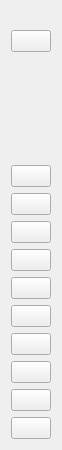
<?xml version="1.0" encoding="UTF-8"?>
<ui version="4.0">
 <class>ToolForm</class>
 <widget class="QWidget" name="ToolForm">
  <property name="geometry">
   <rect>
    <x>0</x>
    <y>0</y>
    <width>40</width>
    <height>450</height>
   </rect>
  </property>
  <property name="windowTitle">
   <string>Tool</string>
  </property>
  <property name="styleSheet">
   <string notr="true"/>
  </property>
  <layout class="QVBoxLayout" name="verticalLayout">
   <property name="topMargin">
    <number>30</number>
   </property>
   <item>
    <widget class="QPushButton" name="groupControlBtn">
     <property name="toolTip">
      <string>group control</string>
     </property>
     <property name="text">
      <string/>
     </property>
    </widget>
   </item>
   <!-- <item>
    <widget class="QPushButton" name="fullScreenBtn">
     <property name="toolTip">
      <string>full screen</string>
     </property>
     <property name="text">
      <string/>
     </property>
    </widget>
   </item> -->
   <item>
    <spacer name="verticalSpacer">
     <property name="orientation">
      <enum>Qt::Vertical</enum>
     </property>
     <property name="sizeHint" stdset="0">
      <size>
       <width>10</width>
       <height>30</height>
      </size>
     </property>
    </spacer>
   </item>
   <item>
    <widget class="QPushButton" name="expandNotifyBtn">
     <property name="toolTip">
      <string>expand notify</string>
     </property>
     <property name="text">
      <string/>
     </property>
    </widget>
   </item>
   <!-- <item>
    <widget class="QPushButton" name="touchBtn">
     <property name="toolTip">
      <string>touch switch</string>
     </property>
     <property name="text">
      <string/>
     </property>
    </widget>
   </item> -->
   <item>
    <widget class="QPushButton" name="openScreenBtn">
     <property name="toolTip">
      <string>open screen</string>
     </property>
     <property name="text">
      <string/>
     </property>
    </widget>
   </item>
   <item>
    <widget class="QPushButton" name="closeScreenBtn">
     <property name="toolTip">
      <string>close screen</string>
     </property>
     <property name="text">
      <string/>
     </property>
    </widget>
   </item>
   <item>
    <widget class="QPushButton" name="powerBtn">
     <property name="toolTip">
      <string>power</string>
     </property>
     <property name="text">
      <string/>
     </property>
    </widget>
   </item>
   <item>
    <widget class="QPushButton" name="volumeUpBtn">
     <property name="toolTip">
      <string>volume up</string>
     </property>
     <property name="text">
      <string/>
     </property>
    </widget>
   </item>
   <item>
    <widget class="QPushButton" name="volumeDownBtn">
     <property name="toolTip">
      <string>volume down</string>
     </property>
     <property name="text">
      <string/>
     </property>
    </widget>
   </item>
   <item>
    <widget class="QPushButton" name="appSwitchBtn">
     <property name="toolTip">
      <string>app switch</string>
     </property>
     <property name="text">
      <string/>
     </property>
    </widget>
   </item>
   <!-- <item>
    <widget class="QPushButton" name="menuBtn">
     <property name="toolTip">
      <string>menu</string>
     </property>
     <property name="text">
      <string/>
     </property>
    </widget>
   </item> -->
   <item>
    <widget class="QPushButton" name="homeBtn">
     <property name="toolTip">
      <string>home</string>
     </property>
     <property name="text">
      <string/>
     </property>
    </widget>
   </item>
   <item>
    <widget class="QPushButton" name="returnBtn">
     <property name="toolTip">
      <string>return</string>
     </property>
     <property name="text">
      <string/>
     </property>
    </widget>
   </item>
   <item>
    <widget class="QPushButton" name="screenShotBtn">
     <property name="toolTip">
      <string>screen shot</string>
     </property>
     <property name="text">
      <string/>
     </property>
    </widget>
   </item>
  </layout>
 </widget>
 <resources/>
 <connections/>
</ui>
